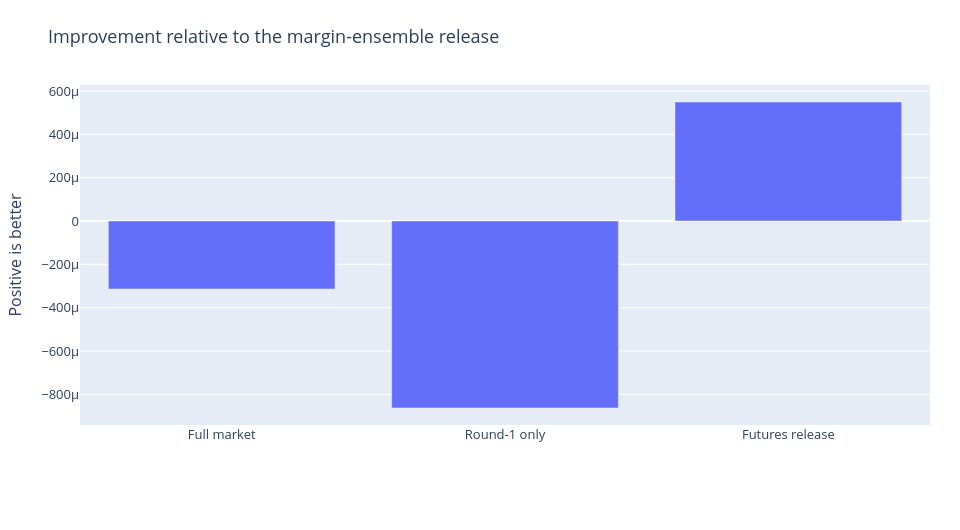

Notebook source saved alongside this figure:
### Code cell
chart('gains','Improvement relative to the margin-ensemble release',['Full market','Round-1 only','Futures release'],{'Brier reduction':[s['margin_release']['score']-s['full_market']['score'],s['margin_release']['score']-s['r1_market']['score'],s['margin_release']['score']-s['champion']['score']]},'Positive is better')

### Figure 1 — Plotly figure (JSON) as saved in the notebook; plotly's stock layout.template omitted (floating-point values rounded to 4 significant figures)
{"data": [{"name": "Brier reduction", "type": "bar", "x": ["Full market", "Round-1 only", "Futures release"], "y": [-0.0003138, -0.0008628, 0.0005491]}], "layout": {"barmode": "group", "font": {"size": 13}, "height": 530, "legend": {"orientation": "h", "y": -0.23}, "margin": {"b": 105, "l": 80, "r": 30, "t": 85}, "title": {"text": "Improvement relative to the margin-ensemble release"}, "width": 960, "xaxis": {"type": "category"}, "yaxis": {"title": {"text": "Positive is better"}}}}
